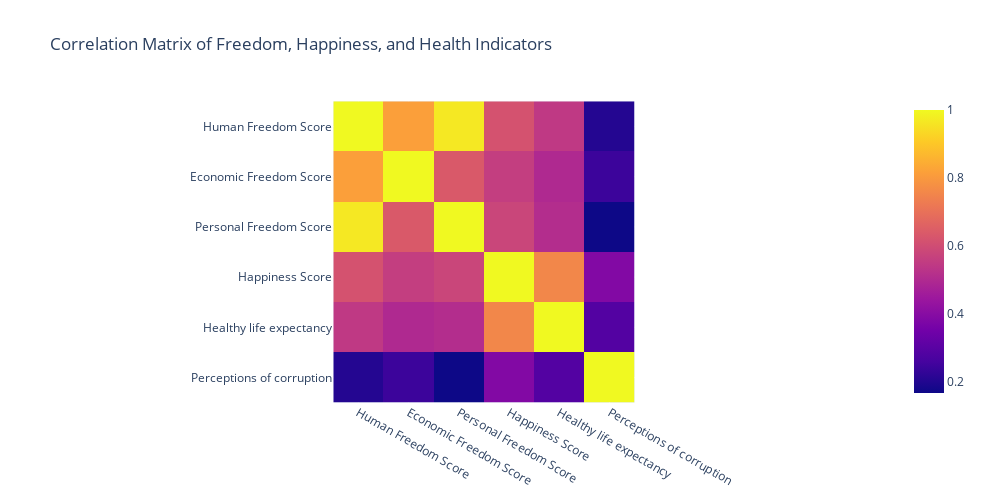

Here is the notebook cell this chart was saved with:
### Code cell
columns_to_use = ["Human Freedom Score", "Economic Freedom Score", "Personal Freedom Score", "Happiness Score", "Healthy life expectancy", "Perceptions of corruption"]
corr_matrix = data[columns_to_use].corr()


fig_corr_matrix = px.imshow(corr_matrix,title='Correlation Matrix of Freedom, Happiness, and Health Indicators')
fig_corr_matrix.update_layout(
    width=1000,  # Adjust the width as needed
    height=500  # Adjust the height if needed
)
fig_corr_matrix.show()

### Figure 1 — Plotly figure (JSON) as saved in the notebook; plotly's stock layout.template omitted (floating-point values rounded to 4 significant figures)
{"data": [{"coloraxis": "coloraxis", "hovertemplate": "x: %{x}<br>y: %{y}<br>color: %{z}<extra></extra>", "name": "0", "type": "heatmap", "x": ["Human Freedom Score", "Economic Freedom Score", "Personal Freedom Score", "Happiness Score", "Healthy life expectancy", "Perceptions of corruption"], "xaxis": "x", "y": ["Human Freedom Score", "Economic Freedom Score", "Personal Freedom Score", "Happiness Score", "Healthy life expectancy", "Perceptions of corruption"], "yaxis": "y", "z": [[1, 0.8143, 0.9659, 0.6172, 0.5448, 0.2061], [0.8143, 1, 0.6362, 0.5576, 0.4988, 0.2451], [0.9659, 0.6362, 1, 0.5805, 0.5096, 0.1684], [0.6172, 0.5576, 0.5805, 1, 0.7569, 0.3885], [0.5448, 0.4988, 0.5096, 0.7569, 1, 0.2879], [0.2061, 0.2451, 0.1684, 0.3885, 0.2879, 1]]}], "layout": {"coloraxis": {"colorscale": [[0, "#0d0887"], [0.1111, "#46039f"], [0.2222, "#7201a8"], [0.3333, "#9c179e"], [0.4444, "#bd3786"], [0.5556, "#d8576b"], [0.6667, "#ed7953"], [0.7778, "#fb9f3a"], [0.8889, "#fdca26"], [1, "#f0f921"]]}, "height": 500, "title": {"text": "Correlation Matrix of Freedom, Happiness, and Health Indicators"}, "width": 1000, "xaxis": {"anchor": "y", "constrain": "domain", "domain": [0, 1], "scaleanchor": "y"}, "yaxis": {"anchor": "x", "autorange": "reversed", "constrain": "domain", "domain": [0, 1]}}}
